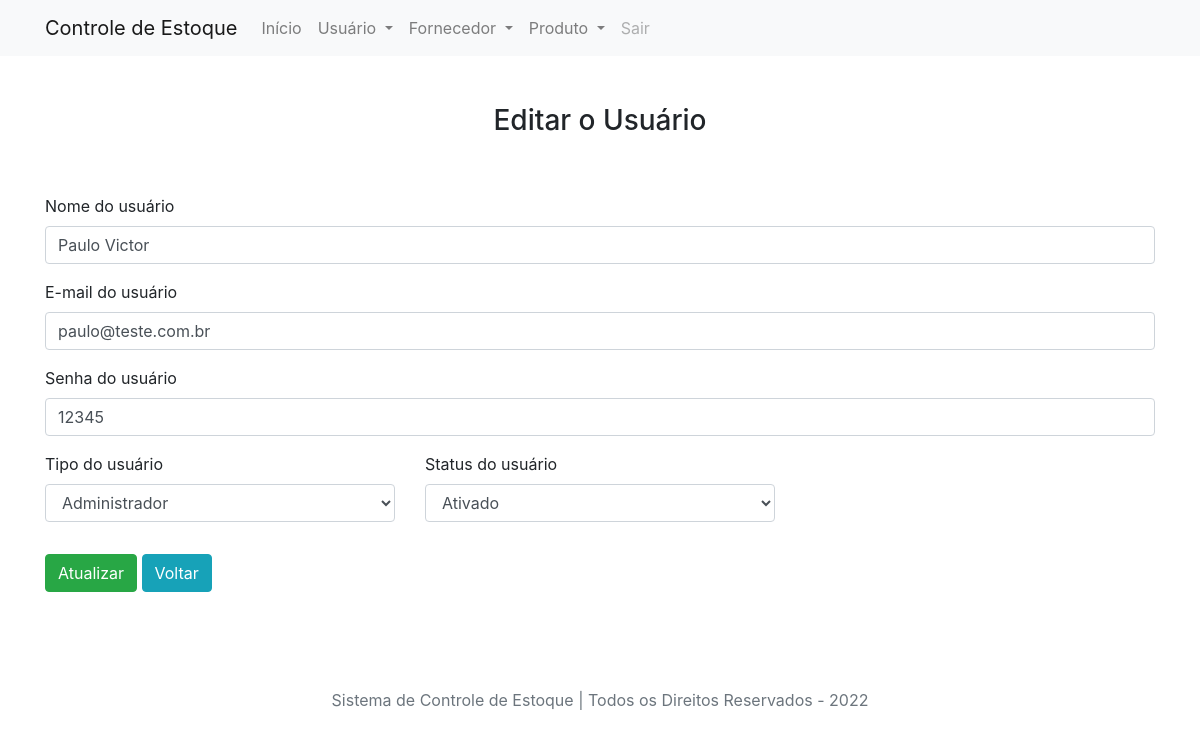
Page /user/edit/1 on the committed database.
### tables this page shows
CREATE TABLE `user` (
  `id_user` int(11) NOT NULL,
  `name_user` varchar(100) NOT NULL,
  `email_user` varchar(50) NOT NULL,
  `pass_user` varchar(32) NOT NULL,
  `type_user` varchar(20) NOT NULL,
  `status_user` varchar(20) NOT NULL
);

### App/Controllers/Controller.php (called while the page is built, shortened)
<?php
	abstract class Controller
	{
		private   $viewVar;
		public function render($view)
		{
			$viewVar = $this->getViewVar();
			require_once PATH . '/App/Views/layouts/header.php';
			require_once PATH . '/App/Views/layouts/menu.php';
        	require_once PATH . '/App/Views/' . $view . '.php';
        	require_once PATH . '/App/Views/layouts/footer.php';
		}
		public function getViewVar()
		{
			return $this->viewVar;
		}
		public function setViewParam($varName, $varValue)
		{
			if ($varName != "" && $varValue != "")
			{
				$this->viewVar[$varName] = $varValue;
			}
		}
	}

### App/Controllers/UserController.php (called while the page is built, shortened)
<?php
	class UserController extends Controller
	{
		public function edit($params)
		{
			$id_user = $params[0];
			$userDAO = new UserDAO();
			$user = $userDAO->list($id_user);
			$this->render('/user/edit');
		}
	}

### index.php (called while the page is built, shortened)
<?php
	try
	{
    	$app = new App();
    	$app->run();
	} catch(\Exception $e) {
    	$oError = new Error($e);
    	$oError->render();
	}

### App/Models/DAO/BaseDAO.php (called while the page is built, shortened)
<?php
abstract class BaseDAO
{
    private $connection;
    public function __construct()
    {
        $this->connection = Connection::getConnection();
    }
    public function select($sql)
    {
        if(!empty($sql))
        {
            return $this->connection->query($sql);
        }
    }
}

### App/Libs/Connection.php (called while the page is built, shortened)
<?php
    class Connection
    {
        private static $connection;
        public static function getConnection()
        {
            $pdoConfig  = DB_DRIVER . ":". "host=" . DB_HOST . ";";
            $pdoConfig .= "dbname=".DB_NAME.";";
            try
            {
                if(!isset(self::$connection))
                {
                    self::$connection = new PDO($pdoConfig, DB_USER, DB_PASSWORD);
                    self::$connection->setAttribute(PDO::ATTR_ERRMODE, PDO::ERRMODE_EXCEPTION);
                }
                return self::$connection;
            } catch(PDOException $e){
                throw new Exception("Erro ao conectar com o banco de dados!", 500);
            }
        }
    }

### App/Models/DAO/userDAO.php (called while the page is built, shortened)
<?php
class UserDAO extends BaseDAO
{
    public function list($id_user = null)
    {
        if($id_user)
        {
            $result = $this->select(
                "SELECT * FROM user WHERE id_user = $id_user"
            );
            return $result->fetchObject(User::class);
        } else {
            $result = $this->select(
                "SELECT * FROM user"
            );
            return $result->fetchAll(\PDO::FETCH_CLASS, User::class);
        }
        return false;
    }
}

### App/Models/Entities/User.php (called while the page is built, shortened)
<?php
	class User
	{
		private $name_user;
		private $email_user;
		private $pass_user;
		private $type_user;
		private $status_user;
		public function getNameUser()
		{
			return $this->name_user;
		}
		public function getEmailUser()
		{
			return $this->email_user;
		}
		public function getPassUser()
		{
			return $this->pass_user;
		}
		public function getTypeUser()
		{
			return $this->type_user;
		}
		public function getStatusUser()
		{
			return $this->status_user;
		}
	}

### App/Views/user/edit.php (the view, shortened to what this page needs)
<div class="container mb-5">
    <div class="row">
        <div class="col-md-12 mt-5">
            <center>
                <h3>Editar o Usuário</h3>
            </center>
        </div>
        <div class="col-md-12 mt-5">
            <div class="mb-5">
                <form action="http://<?php echo APP_HOST; ?>/user/toupdate" method="post">
                    <div class="row">
                        <div class="col-sm-12 form-group">
                            <label> Nome do usuário </label>
                            <input type="text" class="form-control" name="name_user" value="<?php echo $viewVar['user']->getNameUser(); ?>" required>
                        </div>
                    </div>
                    <div class="row">
                        <div class="col-sm-12 form-group">
                            <label> E-mail do usuário </label>
                            <input type="email" class="form-control" name="email_user" value="<?php echo $viewVar['user']->getEmailUser(); ?>" required>
                        </div>
                    </div>
                    <div class="row">
                        <div class="col-sm-12 form-group">
                            <label> Senha do usuário </label>
                            <input type="text" class="form-control" name="pass_user" value="<?php echo $viewVar['user']->getPassUser(); ?>" required>
                        </div>
                    </div>
                    <div class="row">
                        <div class="col-sm-12 col-md-6 col-lg-4 form-group">
                            <label> Tipo do usuário </label>
                            <select class="form-control" name="type_user">
                                <option value="Administrador" <?php echo $viewVar['user']->getTypeUser() == 'Administrador' ? 'selected' : '';?> > Administrador </option>
                            </select>
                        </div>
                        <div class="col-sm-12 col-md-6 col-lg-4 form-group">
                            <label> Status do usuário </label>
                            <select class="form-control" name="status_user">
                                <option value="Ativado" <?php echo $viewVar['user']->getStatusUser() == 'Ativado' ? 'selected' : '';?> >Ativado</option>
                            </select>
                        </div>
                    </div>
                    <div class="mt-3">
                        <button type="submit" class="btn btn-success">Atualizar</button>
                        <a href="http://<?php echo APP_HOST; ?>/user" class="btn btn-info">Voltar</a>
                    </div>
                </form>
            </div>
        </div>
    </div>
</div>

### rows in the picture
user: name_user "Paulo Victor", email_user "paulo@teste.com.br", pass_user "12345", type_user "Administrador", status_user "Ativado"
